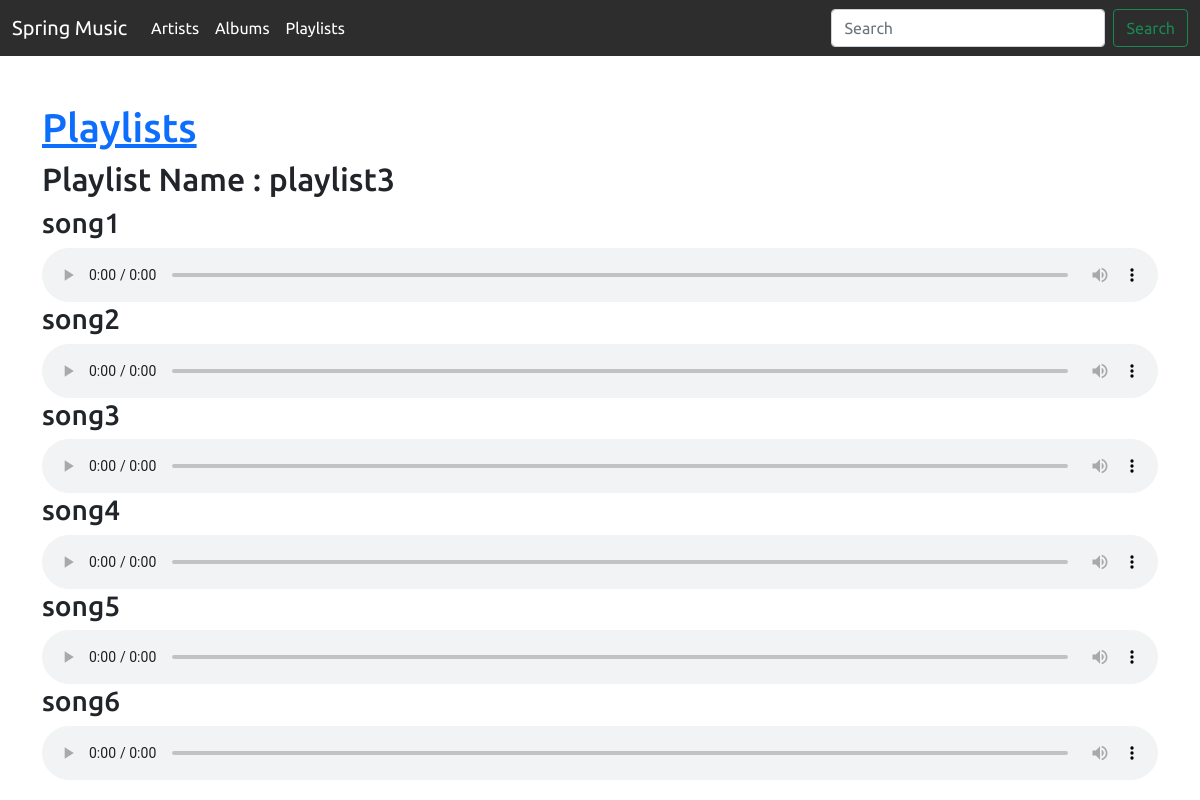
The page /playlists/playlist3/ on the database its author committed.
### musicapp/models.py (models this page shows, shortened)
class Song(models.Model):
    name = models.CharField(max_length=255, db_index=True)
    artist = models.ForeignKey(Artist, on_delete=models.CASCADE, null=True, blank=True, related_name='main')
    artist_two = models.ForeignKey(Artist, on_delete=models.CASCADE, null=True, blank=True, related_name='featuring')
    slug = models.SlugField(max_length=255, db_index=True)
    image = models.ImageField(upload_to='songs_images', blank=True)
    track = models.FileField(upload_to='songs', blank=True)
    lyrics = models.TextField(blank=True)
    date = models.DateField()
    class Meta:
        ordering = ('name',)
        index_together = (('id', 'slug'),)

### musicapp/views.py (the view)
# urls.py: path('playlists/<str:name>/', views.playlist_songs, name='playlist_songs'),
def playlist_songs(request, name):
    songs = Song.objects.filter(playlist__name=name).distinct()
    context = {
        'name':name,
        'songs':songs
    }
    return render(request, 'musicapp/song/playlist_songs.html', context)

### musicapp/templates/musicapp/song/playlist_songs.html (shortened to what this page needs)
{% extends 'musicapp/song/base.html' %}
{% block content %}
<div class="container mt-5">
    <div class="row">
        <h1><a href="{% url 'musicapp:playlists' %}">Playlists</a></h1>
        <h2>Playlist Name : {{ name }}</h2>
        {% for song in songs %}
            <h3>{{ song.name }}</h3>
            <audio controls>
                <source src="{{ song.track.url }}" type="audio/mpeg">
            </audio>
        {% endfor %}
    </div>
</div>
{% endblock %}

### musicapp/templates/musicapp/song/base.html (style rules this page uses)
* { font-family: 'Ubuntu', sans-serif; }

### rows shown on the page
Song: name "song1"
Song: name "song2"
Song: name "song3"
Song: name "song4"
Song: name "song5"
Song: name "song6"

### other values the page prints
{{ name }} "playlist3"
